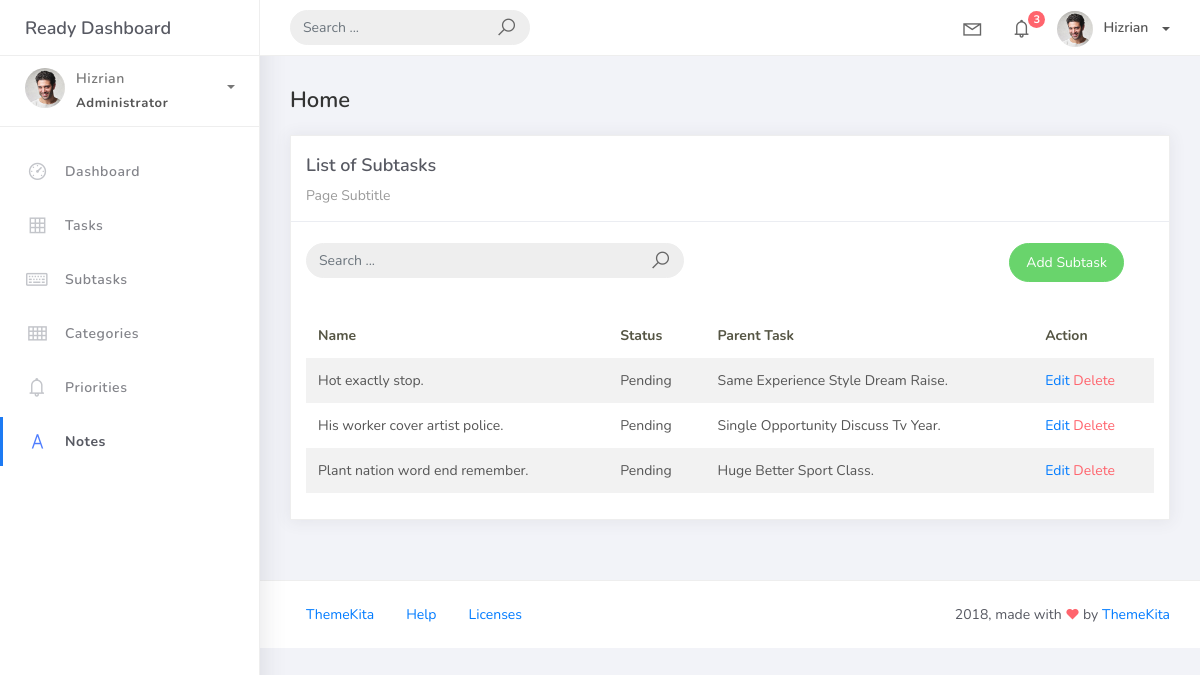
The page /subtask_list/ on the database as committed earlier.
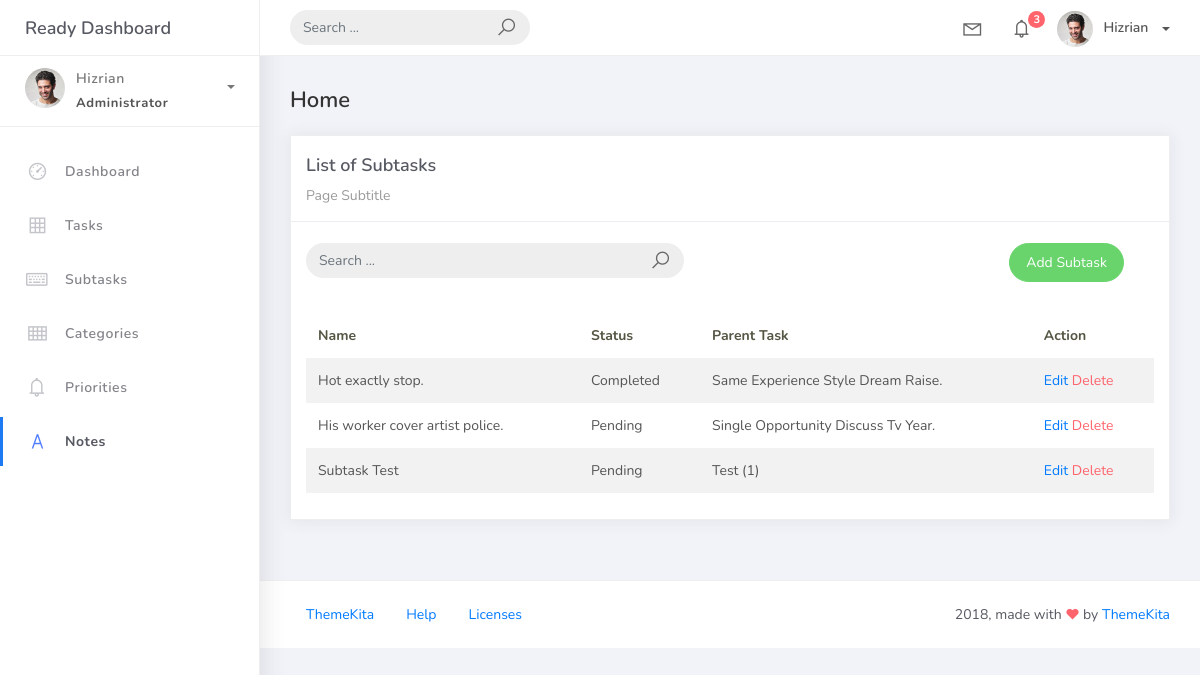
The same page on the database as committed later.
### taskmanager/models.py (models this page shows, shortened)
class BaseModel(models.Model):
    created_at = models.DateTimeField(auto_now_add=True, db_index=True,)
    updated_at = models.DateTimeField(auto_now=True,)
    class Meta:
        abstract = True

class SubTask(BaseModel):
    parentTaskFK = models.ForeignKey(Task, on_delete=models.CASCADE)
    title = models.CharField(max_length=100)
    status = models.CharField(max_length=50,
            choices=[("Pending", "Pending"),
            ("In Progress", "In Progress"),
            ("Completed", "Completed"),
            ],
            default = "Pending"
            )

class Task(BaseModel):
    title = models.CharField(max_length=100)
    description = models.CharField(max_length=250, null=True, blank=True,)
    deadline = models.DateField(null=True, blank=True,)
    status = models.CharField(max_length=50,
            choices=[("Pending", "Pending"),
            ("In Progress", "In Progress"),
            ("Completed", "Completed"),
            ],
            default = "Pending"
            )
    categoryFK = models.ForeignKey(Category, on_delete=models.CASCADE)
    priorityFK = models.ForeignKey(Priority, on_delete=models.CASCADE)
    def __str__(self):
        return self.title.title()

### taskmanager/views.py (the view)
# urls.py: path('subtask_list/', SubTasksView.as_view(), name='subtask-list'),
class SubTasksView(ListView):
    model = SubTask
    context_object_name = 'subtask'
    template_name = 'subtask_list.html'
    paginate_by = 5
    def get_queryset(self):
        queryset = super().get_queryset()
        query = self.request.GET.get('q')
        if query:
            queryset = queryset.filter(
                Q(title__icontains=query) |
                Q(parentTaskFK__title__icontains=query)
            )
        return queryset

### templates/subtask_list.html (shortened to what this page needs)
{% extends 'base.html' %}
{% load static %}
{% block content %}
<div class="content">
  <div class="container-fluid">
    <h4 class="page-title">Home</h4>
    <div class="row">
      <div class="col-md-12">
        <div class="card">
          <div class="card-header">
            <div class="card-title">List of Subtasks</div>
            <div class="card-category">Page Subtitle</div>
          </div>
          <br />
            <div class="col-md-12 row">
              <div class="col-md-6">
                <form class="navbar-left navbar-form nav-search mr-md-3" action="">
                  <div class="input-group">
                    <input type="text" placeholder="Search ..." class="form-control" />
                    <div class="input-group-append">
                      <span class="input-group-text">
                        <i class="la la-search search-icon"></i>
                      </span>
                    </div>
                  </div>
                </form>
              </div>
              <div class="col-md-6">
                <div class="pull-right">
                  <a href="{% url 'subtask-add' %}" class="btn btn-success btn-rounded">
                    Add Subtask
                  </a>
                </div>
              </div>
            </div>
          <div class="card-body">
            <table class="table table-striped mt-3">
              <thead>
                <tr>
                  <th scope="col">Name</th>
                  <th scope="col">Status</th>
                  <th scope="col">Parent Task</th>
                  <th scope="col">Action</th>
                </tr>
              </thead>
              <tbody>
                {% for object in subtask %}
                <tr>
                  <td>{{ object.title }}</td>
                  <td>{{ object.status }}</td>
                  <td>{{ object.parentTaskFK }}</td>
                  <td>
                    <a href="{% url 'subtask-update' object.id %}">Edit</a>
                    <a href="{% url 'subtask-delete' object.id %}" class="text-danger">Delete</a>
                  </td>
                  </tr>
                {% endfor %}
              </tbody>
            </table>
          </div>
        </div>
      </div>
    </div>
  </div>
</div>
{% endblock %}

Rows that differ between the two databases and show on the page:
removed SubTask: title "Plant nation word end remember.", status "Pending", parentTaskFK "Huge Better Sport Class."
changed SubTask "Hot exactly stop.": status "Pending" → "Completed"
added SubTask: title "Subtask Test", status "Pending", parentTaskFK "Test (1)"
